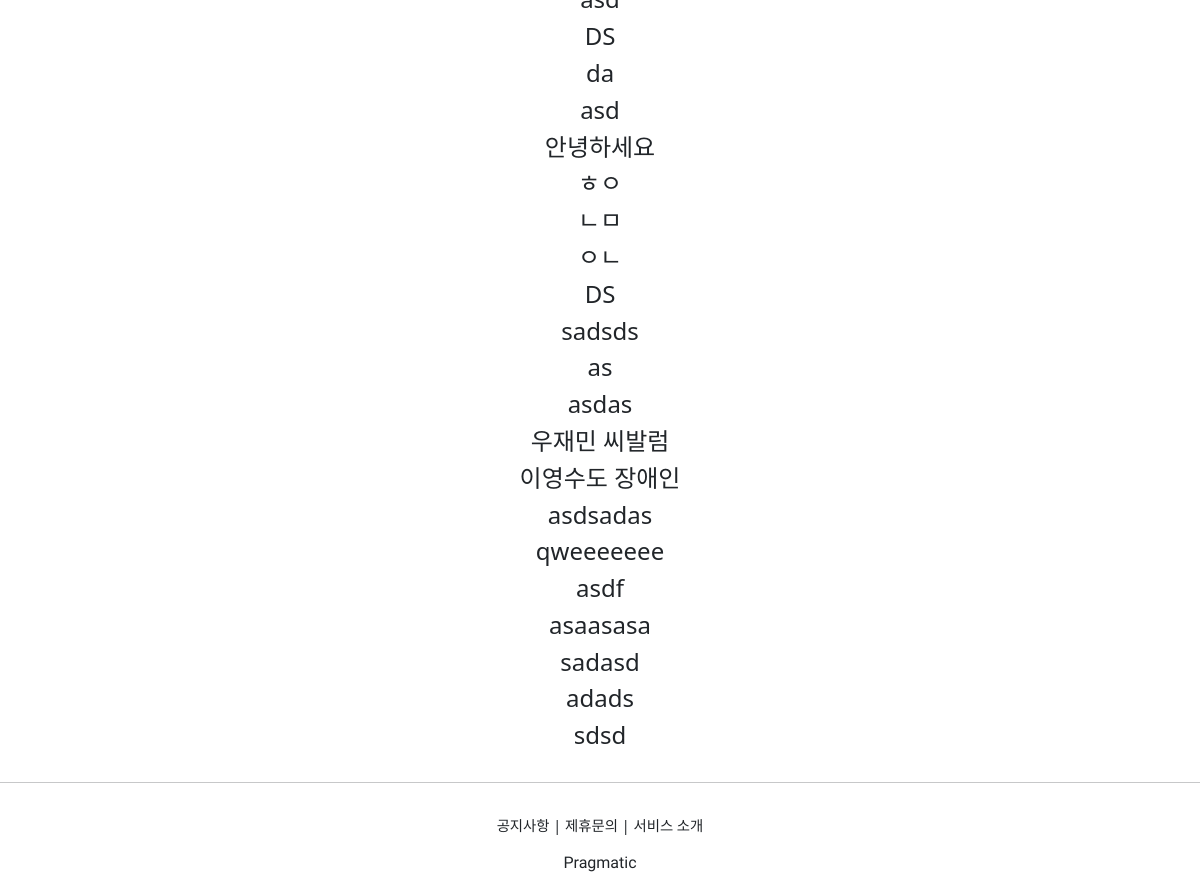
Before: /accounts/hello_world/ (signed in, lower part) with the older database file.
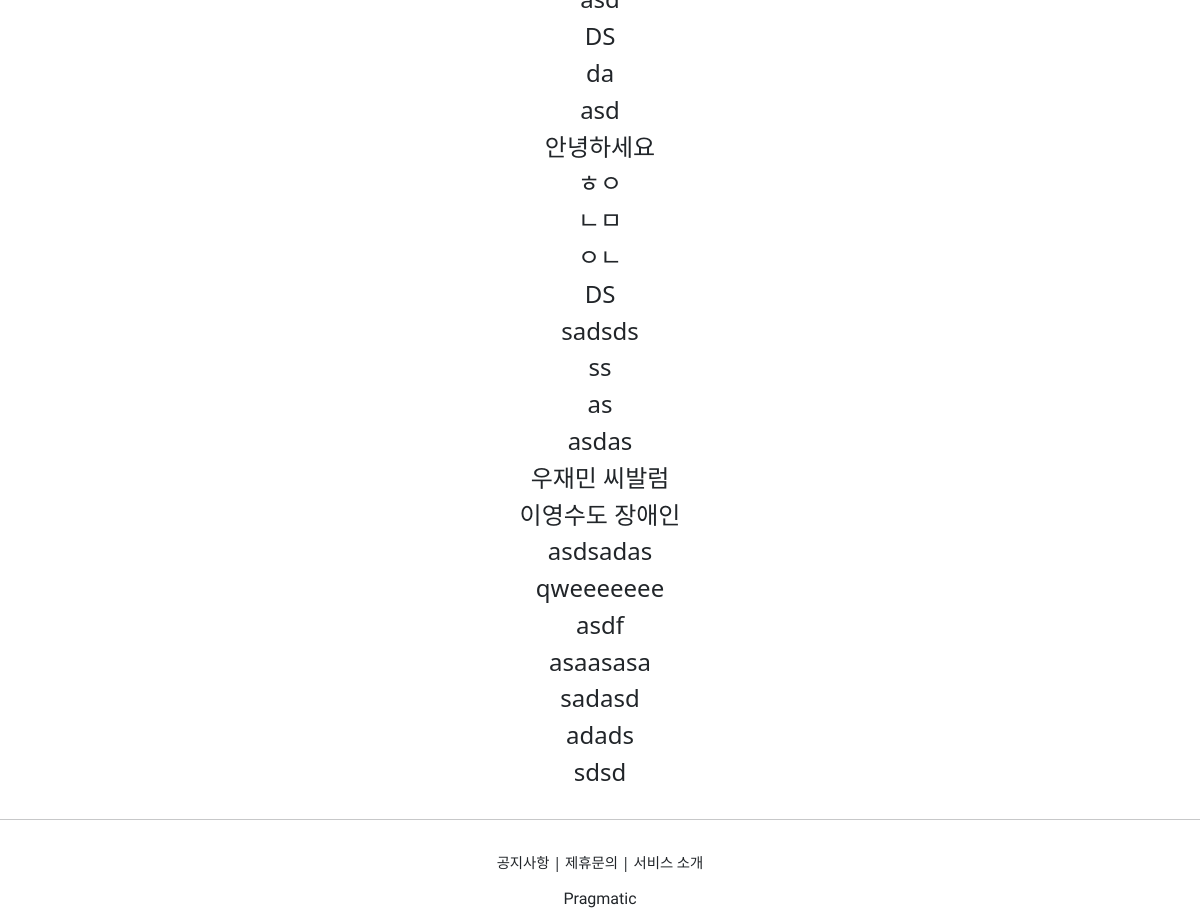
After: the same page with the newer database file.
### accountapp/models.py (models this page shows)
class HelloWorld(models.Model):
    text = models.CharField(max_length=255, null=False) # null 은 공백 true이면 공백이 있어도됨, false 이면 공백이 없어야함

### accountapp/views.py (the view)
# urls.py: path('hello_world/', hello_world, name='hello_world'),
def hello_world(request):
    if request.user.is_authenticated:
        if request.method == "POST":
            temp = request.POST.get('text_input')
            new_hello_world = HelloWorld()  # 새로운 객체가 new_hello_world에 저장됨
            new_hello_world.text = temp
            new_hello_world.save()
            return HttpResponseRedirect(reverse('accountapp:hello_world'))
        else:
            hello_world_list = HelloWorld.objects.all()
            return render(request, 'accountapp/hello_world.html', context={'hello_world_list': hello_world_list})
    else:
        return HttpResponseRedirect(reverse('accountapp:login'))

### accountapp/templates/accountapp/hello_world.html (shortened to what this page needs)
{% extends 'base.html'%}
{% block content %}
    <div style="border-radius: 1rem; margin: 2rem; text-align: center;">
        {% if hello_world_list %}
            {% for hello_world in hello_world_list %}
        <h4>
            {{ hello_world.text}}
        </h4>
            {% endfor %}
        {%endif %}
    </div>
{% endblock %}

### templates/base.html (shortened to what this page needs)
<html lang="en">
{%include 'head.html' %}
<body style="font-family='NanumSquareR'">
    {% block content %}
    {% endblock %}
    <hr>
    {%include 'footer.html' %}
</body>
</html>

### templates/head.html (shortened to what this page needs)
{% load static %}
<head>
    <link href="https://cdn.jsdelivr.net/npm/bootstrap@5.2.0/dist/css/bootstrap.min.css" rel="stylesheet"
>
    <link rel="stylesheet" type="text/css" href= "{% static 'base.css' %}">
</head>

### templates/footer.html
<div class="pragmatic_footer">
    <div class="pragmatic_footer_button">
        <span>공지사항</span> |
        <span>제휴문의</span> |
        <span>서비스 소개</span>
    </div>
    <div style="margin-top: 1rem;">
        <h6 class="pragmatic_footer_logo">Pragmatic</h6>
    </div>
</div>

### static/base.css (style rules this page uses)
.pragmatic_footer_logo { font-family: 'Rubik Distressed', cursive; }
.pragmatic_footer_button { font-size: 0.9rem; }
.pragmatic_footer { text-align: center; margin-top: 2rem; }

Changed rows visible on the page:
now on this page (row edited): HelloWorld: text "ss"
